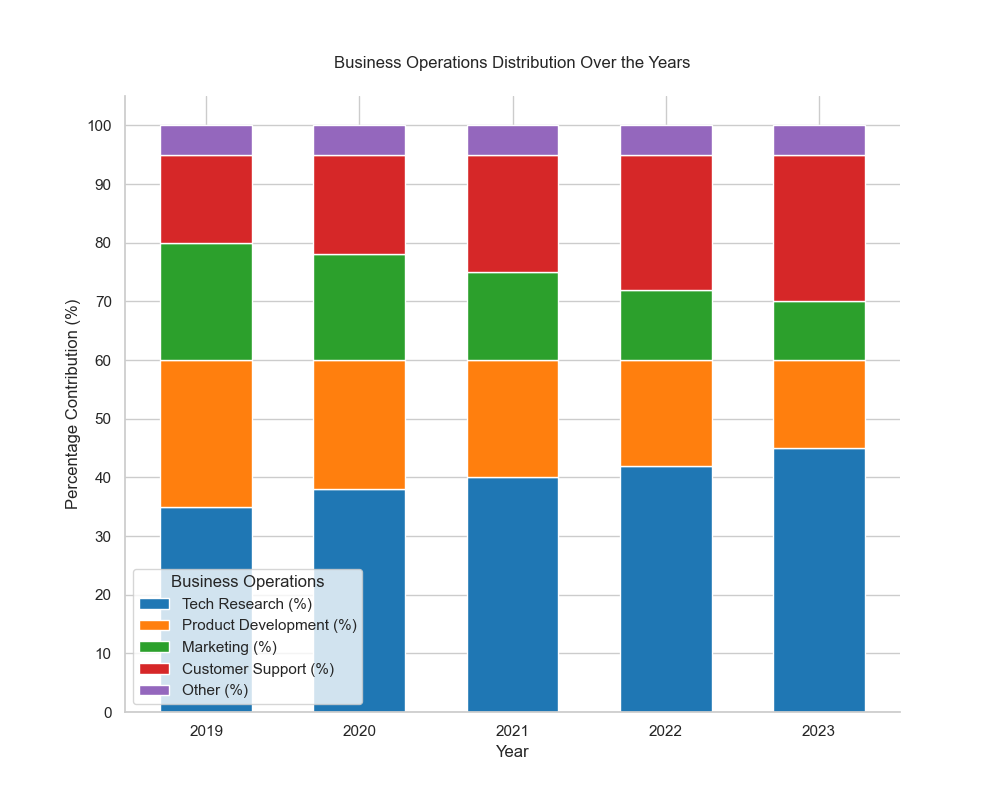

Write Python code to recreate this figure.

import pandas as pd
import matplotlib.pyplot as plt
import seaborn as sns

data = [
    {'Year': 2019, 'Tech Research (%)': 35, 'Product Development (%)': 25, 'Marketing (%)': 20, 'Customer Support (%)': 15, 'Other (%)': 5},
    {'Year': 2020, 'Tech Research (%)': 38, 'Product Development (%)': 22, 'Marketing (%)': 18, 'Customer Support (%)': 17, 'Other (%)': 5},
    {'Year': 2021, 'Tech Research (%)': 40, 'Product Development (%)': 20, 'Marketing (%)': 15, 'Customer Support (%)': 20, 'Other (%)': 5},
    {'Year': 2022, 'Tech Research (%)': 42, 'Product Development (%)': 18, 'Marketing (%)': 12, 'Customer Support (%)': 23, 'Other (%)': 5},
    {'Year': 2023, 'Tech Research (%)': 45, 'Product Development (%)': 15, 'Marketing (%)': 10, 'Customer Support (%)': 25, 'Other (%)': 5}
]

df = pd.DataFrame(data)
df.set_index('Year', inplace=True)
df_normalized = df.div(df.sum(axis=1), axis=0) * 100

colors = ['#1F77B4', '#FF7F0E', '#2CA02C', '#D62728', '#9467BD']

sns.set_style('whitegrid')

plt.figure(figsize=(10, 8))

bottom = None
bar_width = 0.6
for (columnName, columnData), color in zip(df_normalized.iteritems(), colors):
    plt.bar(df_normalized.index, columnData, bottom=bottom, color=color, label=columnName, edgecolor='white', width=bar_width)
    bottom = columnData if bottom is None else bottom + columnData

plt.legend(title="Business Operations")
plt.title('Business Operations Distribution Over the Years', pad=20)
plt.xlabel('Year')
plt.ylabel('Percentage Contribution (%)')
plt.yticks(range(0, 101, 10))
plt.xticks(df_normalized.index)
sns.despine()

plt.show()
